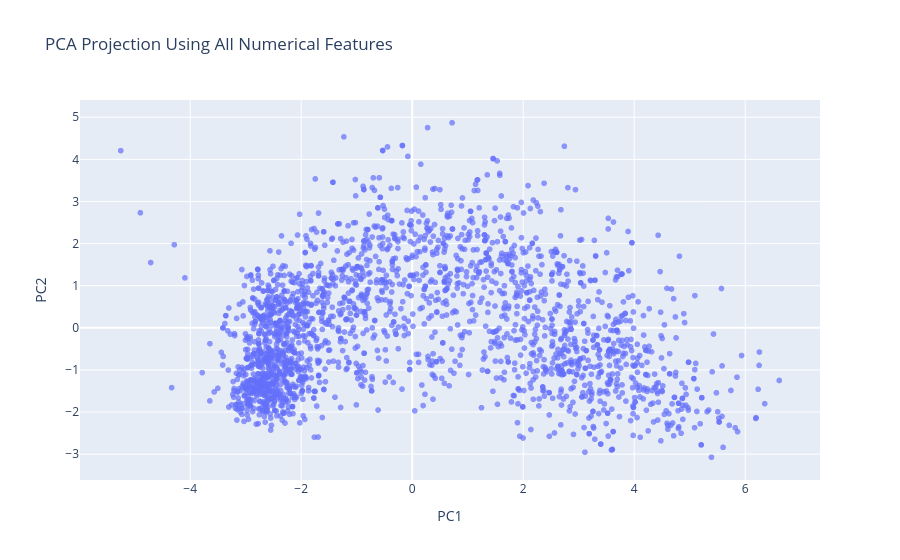

Notebook code cell kept with this figure:
### Code cell
import plotly.express as px

pca_2d = pd.DataFrame(
    X_pca[:, :2],
    columns=['PC1', 'PC2'],
    index=df_pca.index
)

fig = px.scatter(
    pca_2d,
    x='PC1',
    y='PC2',
    title='PCA Projection Using All Numerical Features',
    opacity=0.7
)
fig.show()

### Figure 1 — Plotly figure (JSON) as saved in the notebook; plotly's stock layout.template omitted (floating-point values rounded to 4 significant figures; data arrays with more than 128 entries replaced by an {"elided": "..."} marker saying what was removed)
{"data": [{"hovertemplate": "PC1=%{x}<br>PC2=%{y}<extra></extra>", "legendgroup": "", "marker": {"color": "#636efa", "opacity": 0.7, "symbol": "circle"}, "mode": "markers", "name": "", "showlegend": false, "type": "scattergl", "x": {"elided": "2215 float values"}, "xaxis": "x", "y": {"elided": "2215 float values"}, "yaxis": "y"}], "layout": {"legend": {"tracegroupgap": 0}, "title": {"text": "PCA Projection Using All Numerical Features"}, "xaxis": {"anchor": "y", "domain": [0, 1], "title": {"text": "PC1"}}, "yaxis": {"anchor": "x", "domain": [0, 1], "title": {"text": "PC2"}}}}
